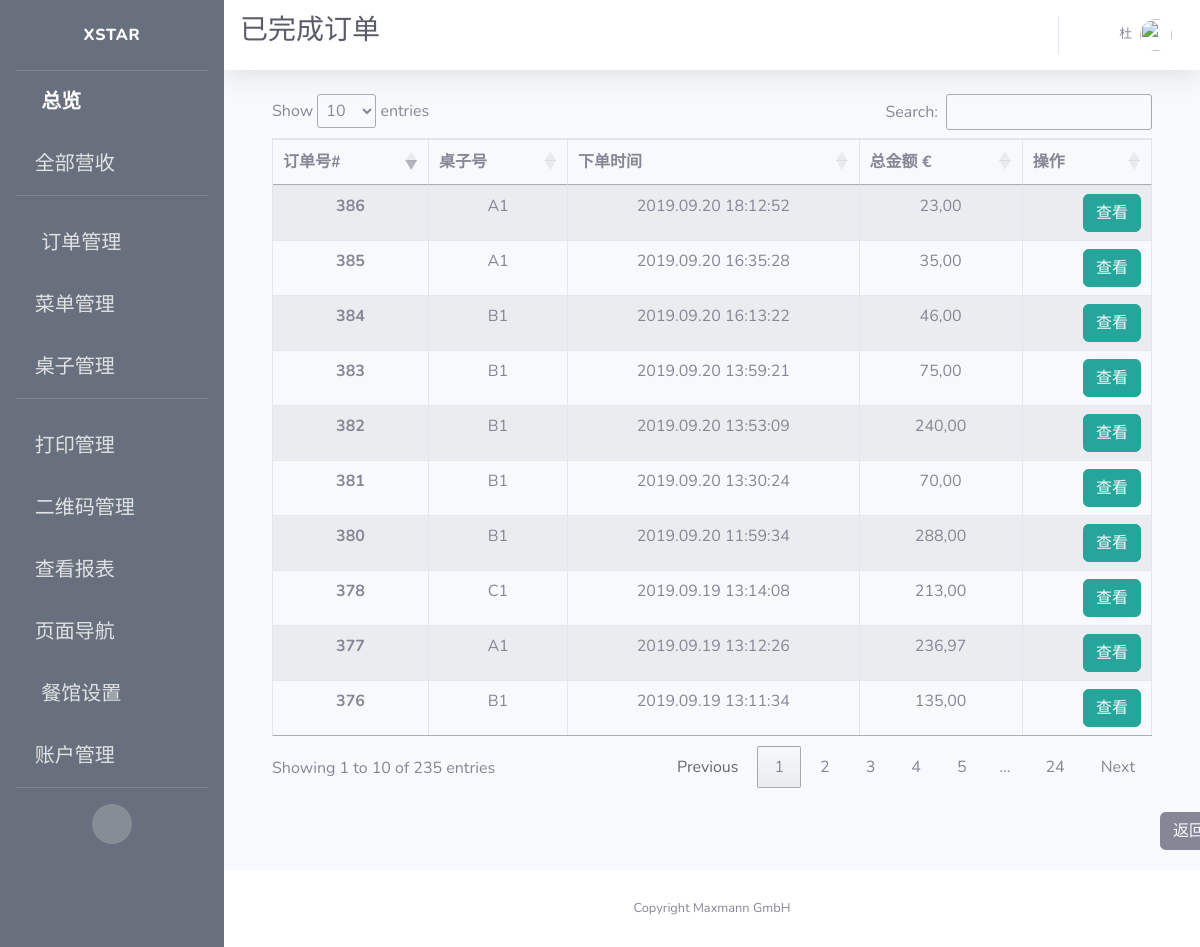
The app's page /admin/view/paid/alacarte/orders (signed in), older data.
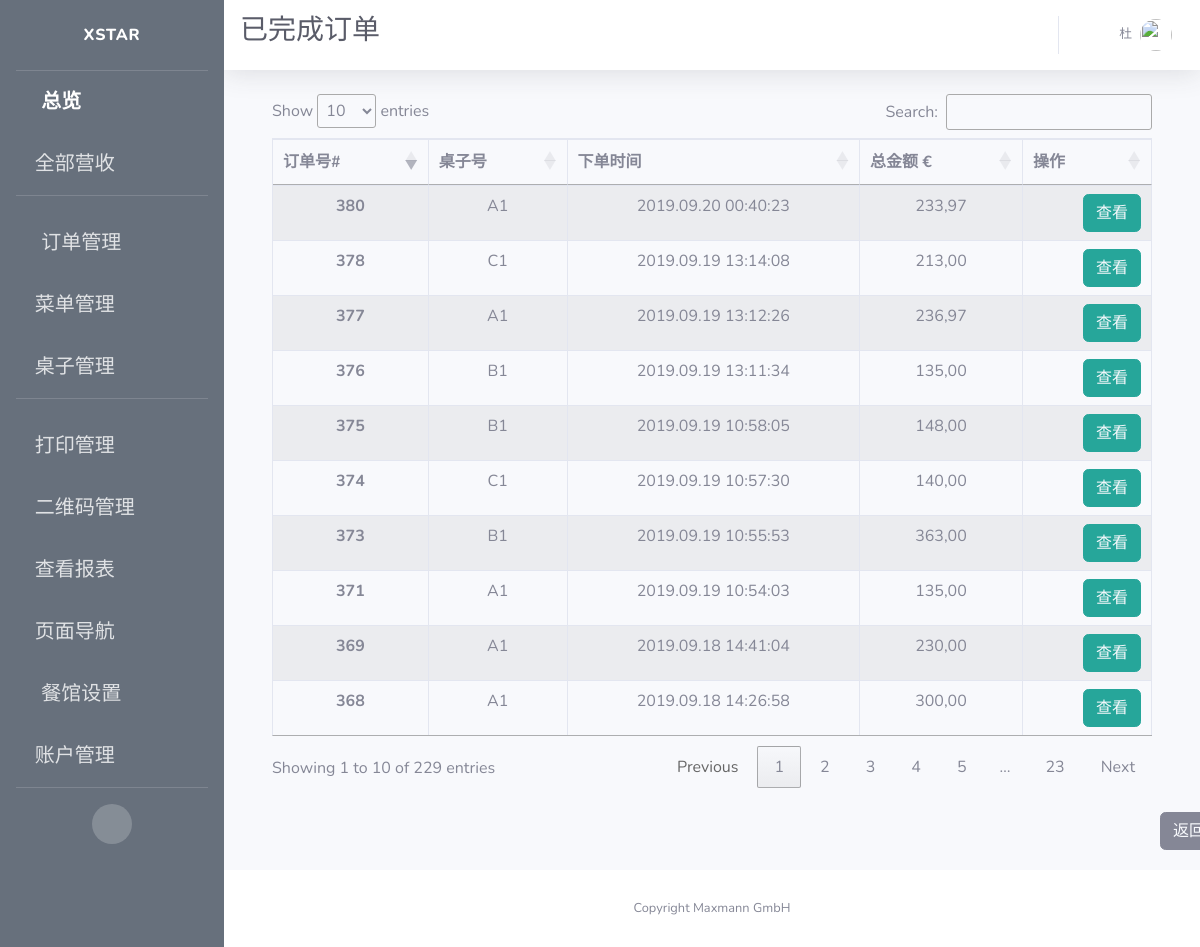
The same page, newer data.
### app/models.py (models this page shows)
class Order(db.Model):
    id = db.Column(db.Integer, primary_key=True, unique=True, index=True)
    totalPrice = db.Column(db.Float, unique=False)
    orderNumber = db.Column(db.String(200), unique=True)
    timeCreated = db.Column(db.DateTime, default=datetime.utcnow)
    isPaid = db.Column(db.Boolean, default=False)
    isReady = db.Column(db.Boolean, default=False)
    isPickedUp = db.Column(db.Boolean, default=False)
    items = db.Column(db.String(1500))
    pay_via = db.Column(db.String(100))
    type = db.Column(db.String(100))
    container = db.Column(db.String(300))
    mealPrinted = db.Column(db.Boolean, default=False)
    printed = db.Column(db.Boolean, default=False)
    settleTime = db.Column(db.DateTime)
    settleID = db.Column(db.String(500))
    table_name = db.Column(db.String(500))
    seat_number = db.Column(db.String(500))
    isCancelled = db.Column(db.Boolean(), default=False)
    isDone = db.Column(db.Boolean())
    dishes = db.Column(db.String(1500))
    discount = db.Column(db.Float, default=0.0)
    discount_rate = db.Column(db.Float, default=0.0)
    subtype = db.Column(db.String(500))
    endTotal = db.Column(db.Float, default=totalPrice)
    section = db.Column(db.String(500))

### app/routes.py (the view)
@app.route('/admin/view/paid/alacarte/orders')
@login_required
def admin_view_paid_alacarte_orders():
    orders = db.session.query(Order).filter(
        Order.type == "In",
        Order.isPaid == True).all()
    cancelled_orders = db.session.query(Order).filter(
        Order.type == "In",
        Order.isCancelled == True).all()
    cur_orders = orders + cancelled_orders
    items = {order.id: json.loads(order.items) for order in cur_orders}
    context = dict(open_orders=cur_orders,
                   items=items,
                   title=u"已完成订单",
                   referrer=request.headers.get('Referer'),
                   company_name=company_info.get('company_name'),
                   datetime_format=datetime_format,
                   formatter=formatter)
    return render_template("admin_view_paid_alacarte_orders.html", **context)

### app/models.py (called while the page is built)
@login.user_loader
def load_user(id):
    return User.query.get(int(id))

### app/utilities.py (called while the page is built)
def formatter(number):
    if number == 0:
        number = '{:.2f}'.format(round(number, 2))
        number = number.replace(".", ",")
        return number
    number = format_decimal(round(float(number), 2), locale="de_DE")
    if len(number.split(",")) == 1:
        number = number + ",00"
        return number
    if len(number.split(",")[1]) == 1:
        number = number + "0"
        return number
    return number

### app/templates/admin_view_paid_alacarte_orders.html (shortened to what this page needs)
{% extends 'base.html' %}
{% block css %}
<link rel="stylesheet" type="text/css" href="https://cdn.datatables.net/1.10.19/css/jquery.dataTables.css">
<link rel="stylesheet" type="text/css" href="https://cdnjs.cloudflare.com/ajax/libs/twitter-bootstrap/4.1.3/css/bootstrap.css">
<link rel="stylesheet" type="text/css" href="https://cdn.datatables.net/1.10.19/css/dataTables.bootstrap4.min.css">
{% endblock %}
{% block title %}
<h1 class="h3 mb-2 text-gray-800">{{title}}</h1>
{% endblock %}
{% block content %}
<div class="container">
  <div class="row">
    <div class="col-sm-12">
      <table id="example" class="table table-striped table-bordered">
        <thead>
          <tr>
            <th scope="col">订单号#</th>
            <th scope="col">桌子号</th>
            <th scope="col">下单时间</th>
            <th scope="col">总金额 €</th>
            <th scope="col">操作</th>
          </tr>
        </thead>
        <tbody>
          {% for order in open_orders %}
          <tr>
            <th scope="row">{{order.id}}</th>
            <td>{{ order.table_name }}</td>
            <td>{{ order.timeCreated.strftime(datetime_format) }}</td>
            <td>{{ formatter(order.totalPrice) }}</td>
            <td style="text-align:right">
              <span>
                <button type="button" class="btn btn-info" style="border-color:#26a69a; background-color:#26a69a;">
                  <a href={{ url_for('admin_alacarte_order_edit', order_id=order.id) }} style="color: rgb(247, 249, 252)">
                    查看
                  </a>
                </button>
              </span>
            </td>
          </tr>
          {% endfor %}
        </tbody>
      </table>
    </div>
  </div>
</div>
<br>
<button type="button" class="btn btn-secondary" id="back">
  <a style="color: rgb(247, 249, 252)" href={{ referrer }} >
    返回
  </a>
</button>
{% endblock %}

Row changes from the older to the newer data that the page shows:
removed Order: id "381", table_name "B1", timeCreated "2019.09.20 13:30:24", totalPrice "70,00"
removed Order: id "382", table_name "B1", timeCreated "2019.09.20 13:53:09", totalPrice "240,00"
removed Order: id "383", table_name "B1", timeCreated "2019.09.20 13:59:21", totalPrice "75,00"
removed Order: id "384", table_name "B1", timeCreated "2019.09.20 16:13:22", totalPrice "46,00"
removed Order: id "385", table_name "A1", timeCreated "2019.09.20 16:35:28", totalPrice "35,00"
removed Order: id "386", table_name "A1", timeCreated "2019.09.20 18:12:52", totalPrice "23,00"
now on this page (row unchanged): Order: id "368", table_name "A1", timeCreated "2019.09.18 14:26:58", totalPrice "300,00"
now on this page (row unchanged): Order: id "369", table_name "A1", timeCreated "2019.09.18 14:41:04", totalPrice "230,00"
now on this page (row unchanged): Order: id "371", table_name "A1", timeCreated "2019.09.19 10:54:03", totalPrice "135,00"
now on this page (row unchanged): Order: id "373", table_name "B1", timeCreated "2019.09.19 10:55:53", totalPrice "363,00"
now on this page (row unchanged): Order: id "374", table_name "C1", timeCreated "2019.09.19 10:57:30", totalPrice "140,00"
now on this page (row unchanged): Order: id "375", table_name "B1", timeCreated "2019.09.19 10:58:05", totalPrice "148,00"
changed Order id 380: table_name "B1" → "A1"; timeCreated "2019.09.20 11:59:34" → "2019.09.20 00:40:23"; totalPrice "288,00" → "233,97"
Text that changed along with them:
text written by a page script: "Show entries Search: Showing 1 to 10 of 235 entries Previous 1 2 3 4 5 … 24 Next" → "Show entries Search: Showing 1 to 10 of 229 entries Previous 1 2 3 4 5 … 23 Next"
